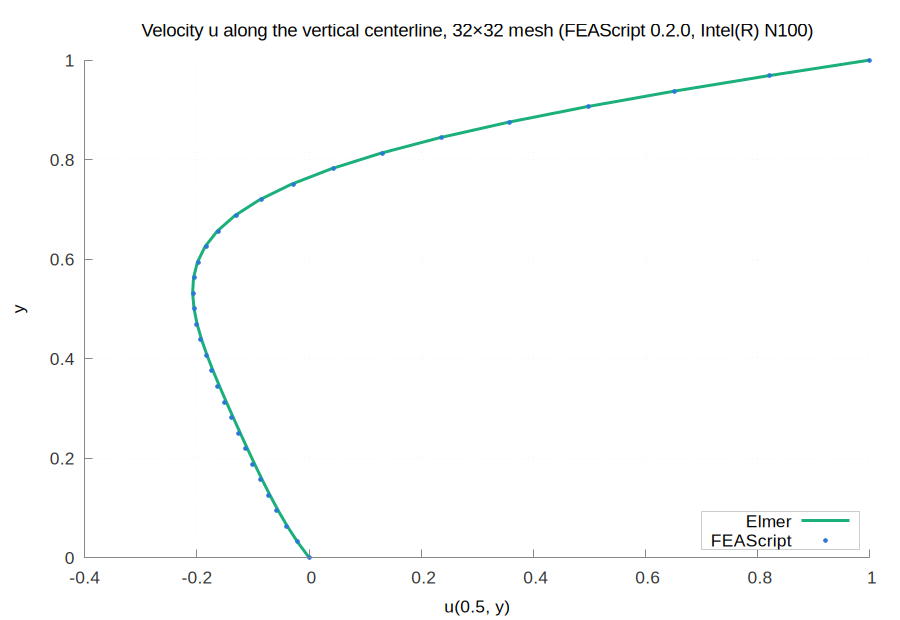

Recreate this plot in gnuplot.
set terminal pngcairo size 900,620 font 'Arial,13'
set border 3 lc rgb '#888888'; set tics nomirror tc rgb '#333333'
set grid lc rgb '#e6e6e6' lw 1; set key top left box lc rgb '#cccccc' opaque
set output 'centerline.png'
set title 'Velocity u along the vertical centerline, 32×32 mesh (FEAScript 0.2.0, Intel(R) N100)' font 'Arial,14'
set xlabel 'u(0.5, y)'; set ylabel 'y'; set yrange [0:1]; set key bottom right
plot '../work/centerline_Elmer_UMFPACK_32x32.dat' u 2:1 w l lw 3 lc rgb '#1baf7a' t 'Elmer', \
     '../work/centerline_FEAScript_sparse_LU_32x32.dat' u 2:1 w p pt 7 ps 0.6 lc rgb '#2a78d6' t 'FEAScript'
